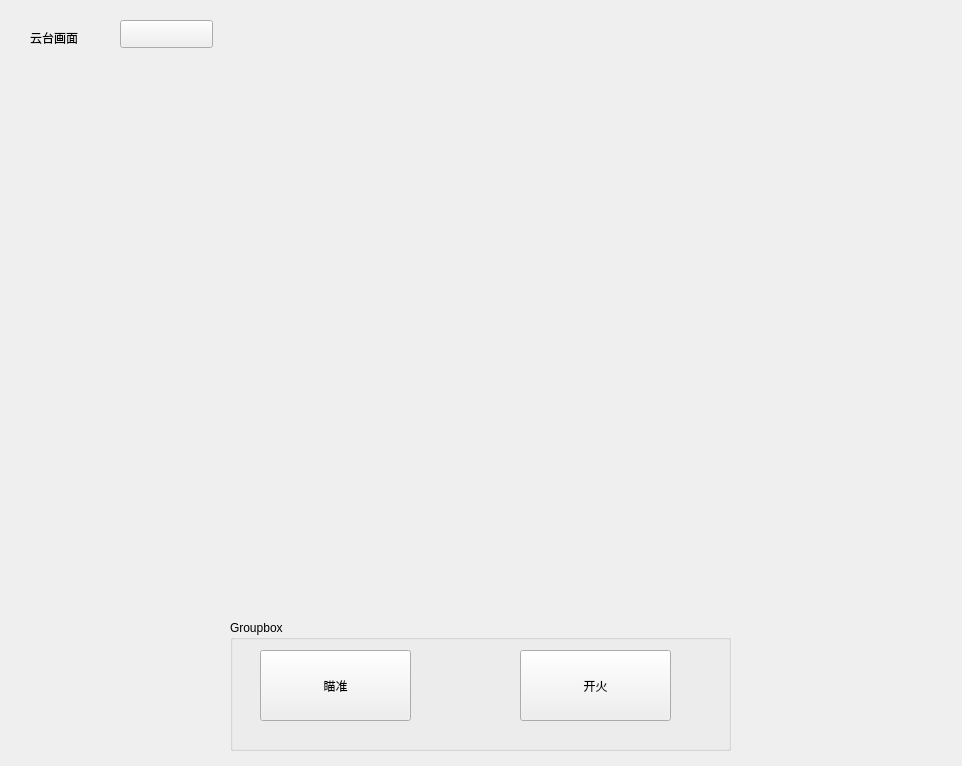
<?xml version="1.0" encoding="UTF-8"?>
<ui version="4.0">
 <class>Form</class>
 <widget class="QWidget" name="Form">
  <property name="geometry">
   <rect>
    <x>0</x>
    <y>0</y>
    <width>962</width>
    <height>766</height>
   </rect>
  </property>
  <property name="windowTitle">
   <string>Form</string>
  </property>
  <widget class="QLabel" name="pictureLabel">
   <property name="geometry">
    <rect>
     <x>10</x>
     <y>60</y>
     <width>941</width>
     <height>541</height>
    </rect>
   </property>
   <property name="cursor">
    <cursorShape>CrossCursor</cursorShape>
   </property>
   <property name="mouseTracking">
    <bool>true</bool>
   </property>
   <property name="contextMenuPolicy">
    <enum>Qt::NoContextMenu</enum>
   </property>
   <property name="autoFillBackground">
    <bool>false</bool>
   </property>
   <property name="styleSheet">
    <string notr="true">ui-&gt;label-&gt;setStyleSheet(&quot;QLabel{background:#000000;}&quot;); </string>
   </property>
   <property name="text">
    <string/>
   </property>
   <property name="wordWrap">
    <bool>false</bool>
   </property>
  </widget>
  <widget class="QLabel" name="label_2">
   <property name="geometry">
    <rect>
     <x>30</x>
     <y>30</y>
     <width>72</width>
     <height>15</height>
    </rect>
   </property>
   <property name="mouseTracking">
    <bool>true</bool>
   </property>
   <property name="text">
    <string>云台画面</string>
   </property>
  </widget>
  <widget class="QGroupBox" name="groupBox">
   <property name="geometry">
    <rect>
     <x>230</x>
     <y>620</y>
     <width>501</width>
     <height>131</height>
    </rect>
   </property>
   <property name="title">
    <string>Groupbox</string>
   </property>
   <widget class="QPushButton" name="pushButton_aim">
    <property name="geometry">
     <rect>
      <x>30</x>
      <y>30</y>
      <width>151</width>
      <height>71</height>
     </rect>
    </property>
    <property name="text">
     <string>瞄准</string>
    </property>
   </widget>
   <widget class="QPushButton" name="pushButton_shot">
    <property name="geometry">
     <rect>
      <x>290</x>
      <y>30</y>
      <width>151</width>
      <height>71</height>
     </rect>
    </property>
    <property name="text">
     <string>开火</string>
    </property>
   </widget>
  </widget>
  <widget class="QPushButton" name="playButton">
   <property name="geometry">
    <rect>
     <x>120</x>
     <y>20</y>
     <width>93</width>
     <height>28</height>
    </rect>
   </property>
   <property name="text">
    <string/>
   </property>
  </widget>
 </widget>
 <resources/>
 <connections/>
</ui>
